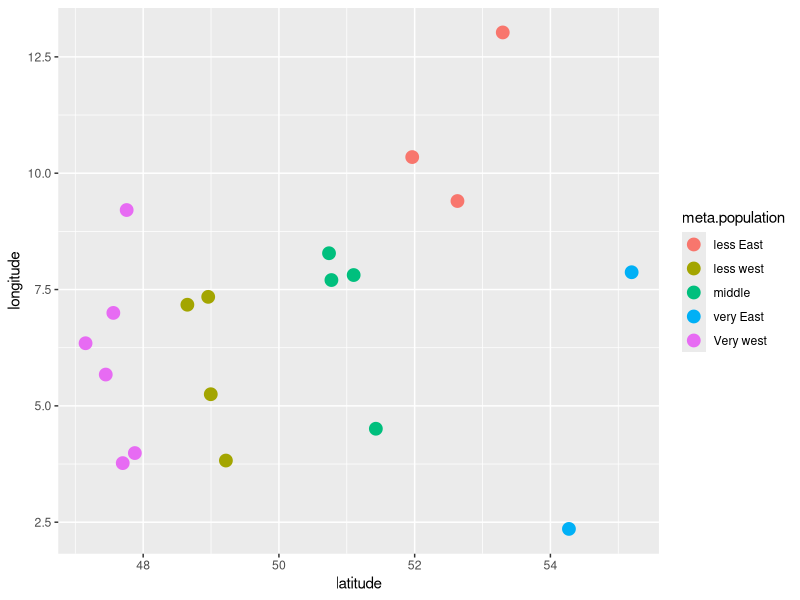

Write R code to recreate this figure. (Note: this script raises an error after producing the figure.)
rm(list=ls()) #This clears all data from the environment ensuring you do not accidently use data or functions from other scripts in this script
#Load packages ##################
library(ggplot2) #Load packages makes plots
library(reshape2) #Reshape2 contains melt()
#Create functions ############################
SEM<-function(x){sd(x)/sqrt(length(x))}
#load data ##########################
data<-read.csv("data/soilDataAll.csv")
dataClimate<-read.csv("data/climateData.csv")


#######What does this code do ########################
d<-read.csv("data/soilDataAll.csv")
colnames(d)
d2<-d[d[,23]=="destruction",is.na(d[d[,23],][1,])==F]
#Quite an extreme example 


############### This is much more clear! ############################
dataSoil<-read.csv("data/soilDataAll.csv")
dataSoilTemp<-dataSoil[dataSoil$method=="destruction",]#Select rows in which dataSoil$method is destruction &
dataSoilDestruction<-dataSoilTemp[,is.na(dataSoilTemp[1,])==F] #only use columns which do not have NAs in row 1

#Use variable names/data frame names that make sense
#Annotate to show what lines of code do
#Sometimes it is is better to split up code in multiple lines/steps to show what it does
#Shorter code may look fancy but is not always more understandable (Although code golf can be fun ;))

############# wrangle the data ###############

#The soil data has 2 different depth at which measurements took place. We want to use the mean of these data points
#and afterwards combine it with the climate data

soilDataPerPop<-aggregate(.~pop2,data=dataSoilDestruction[-c(15,16)],FUN=mean)  #calculate the mean per pop with aggregate
                                                                                #I removed the 15th and 16th column as
                                                                                #these were not numeric


#Combine data ####################################
dataClimate<-read.csv("data/climateData.csv") #Load climate data

#One data set concerns soil conditions at certain locations, the other climate data. But the populations are the same. 

dataCombined<-merge(dataClimate,soilDataPerPop,by="pop2") #Combine data sets based on popname!


#Explore the data make a plot! ####################
#Make a first plot to look at where to populations are and their locations
ggplot(dataCombined,aes(x=latitude,y=longitude,col=meta.population))+ #Plot the populations locations
  geom_point(size=4)
ggsave("scratch/popLocations.png")


#Combined data has everything we want! we can now write it as a new data file
write.csv("data/dataCombined.csv")

#Take a look at what code is necessary to get to this point! And recreate this in a new script to generate the dataCombined


